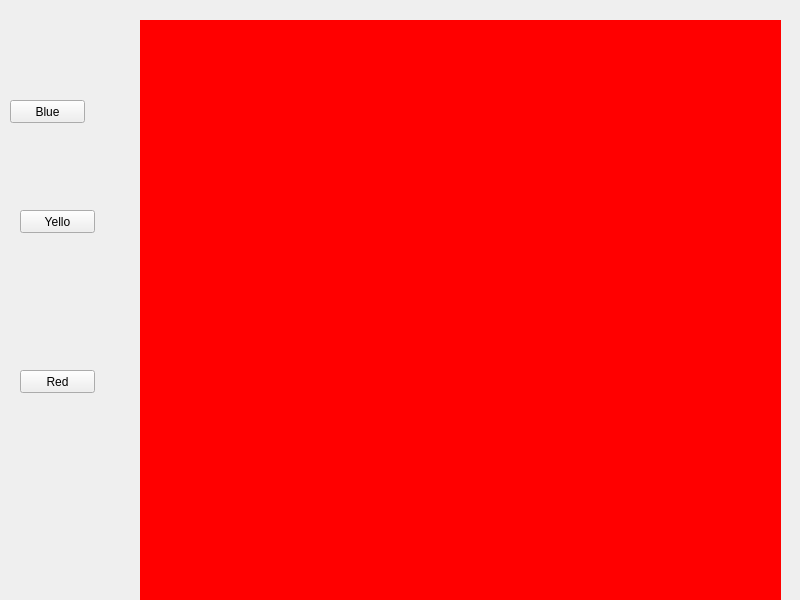
<?xml version="1.0" encoding="UTF-8"?>
<ui version="4.0">
 <class>MainWindow</class>
 <widget class="QMainWindow" name="MainWindow">
  <property name="geometry">
   <rect>
    <x>0</x>
    <y>0</y>
    <width>800</width>
    <height>600</height>
   </rect>
  </property>
  <property name="minimumSize">
   <size>
    <width>800</width>
    <height>600</height>
   </size>
  </property>
  <property name="maximumSize">
   <size>
    <width>800</width>
    <height>600</height>
   </size>
  </property>
  <property name="windowTitle">
   <string>MainWindow</string>
  </property>
  <widget class="QWidget" name="centralwidget">
   <widget class="QStackedWidget" name="stackedWidget">
    <property name="geometry">
     <rect>
      <x>140</x>
      <y>20</y>
      <width>641</width>
      <height>581</height>
     </rect>
    </property>
    <property name="currentIndex">
     <number>2</number>
    </property>
    <widget class="QWidget" name="home">
     <widget class="QLabel" name="label">
      <property name="geometry">
       <rect>
        <x>230</x>
        <y>120</y>
        <width>281</width>
        <height>16</height>
       </rect>
      </property>
      <property name="text">
       <string>Change color by clicking button</string>
      </property>
     </widget>
    </widget>
    <widget class="QWidget" name="blue">
     <property name="styleSheet">
      <string notr="true">background-color:blue</string>
     </property>
    </widget>
    <widget class="QWidget" name="red">
     <property name="styleSheet">
      <string notr="true">background-color:red</string>
     </property>
    </widget>
    <widget class="QWidget" name="yello">
     <property name="styleSheet">
      <string notr="true">background-color:yellow</string>
     </property>
    </widget>
   </widget>
   <widget class="QPushButton" name="pushButton">
    <property name="geometry">
     <rect>
      <x>10</x>
      <y>100</y>
      <width>75</width>
      <height>23</height>
     </rect>
    </property>
    <property name="text">
     <string>Blue</string>
    </property>
   </widget>
   <widget class="QPushButton" name="pushButton_2">
    <property name="geometry">
     <rect>
      <x>20</x>
      <y>210</y>
      <width>75</width>
      <height>23</height>
     </rect>
    </property>
    <property name="text">
     <string>Yello</string>
    </property>
   </widget>
   <widget class="QPushButton" name="pushButton_3">
    <property name="geometry">
     <rect>
      <x>20</x>
      <y>370</y>
      <width>75</width>
      <height>23</height>
     </rect>
    </property>
    <property name="text">
     <string>Red</string>
    </property>
   </widget>
  </widget>
 </widget>
 <resources/>
 <connections/>
</ui>
